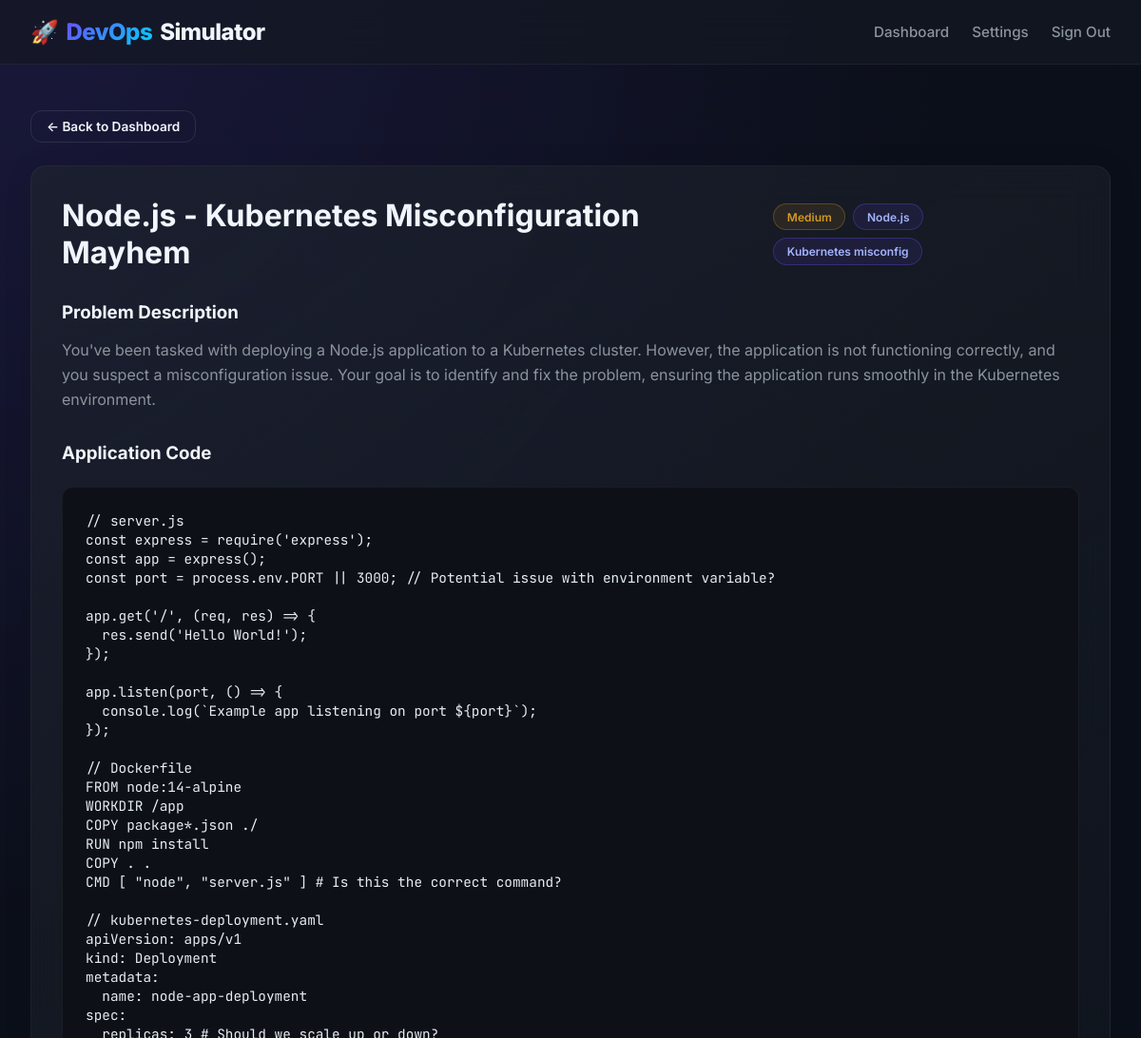
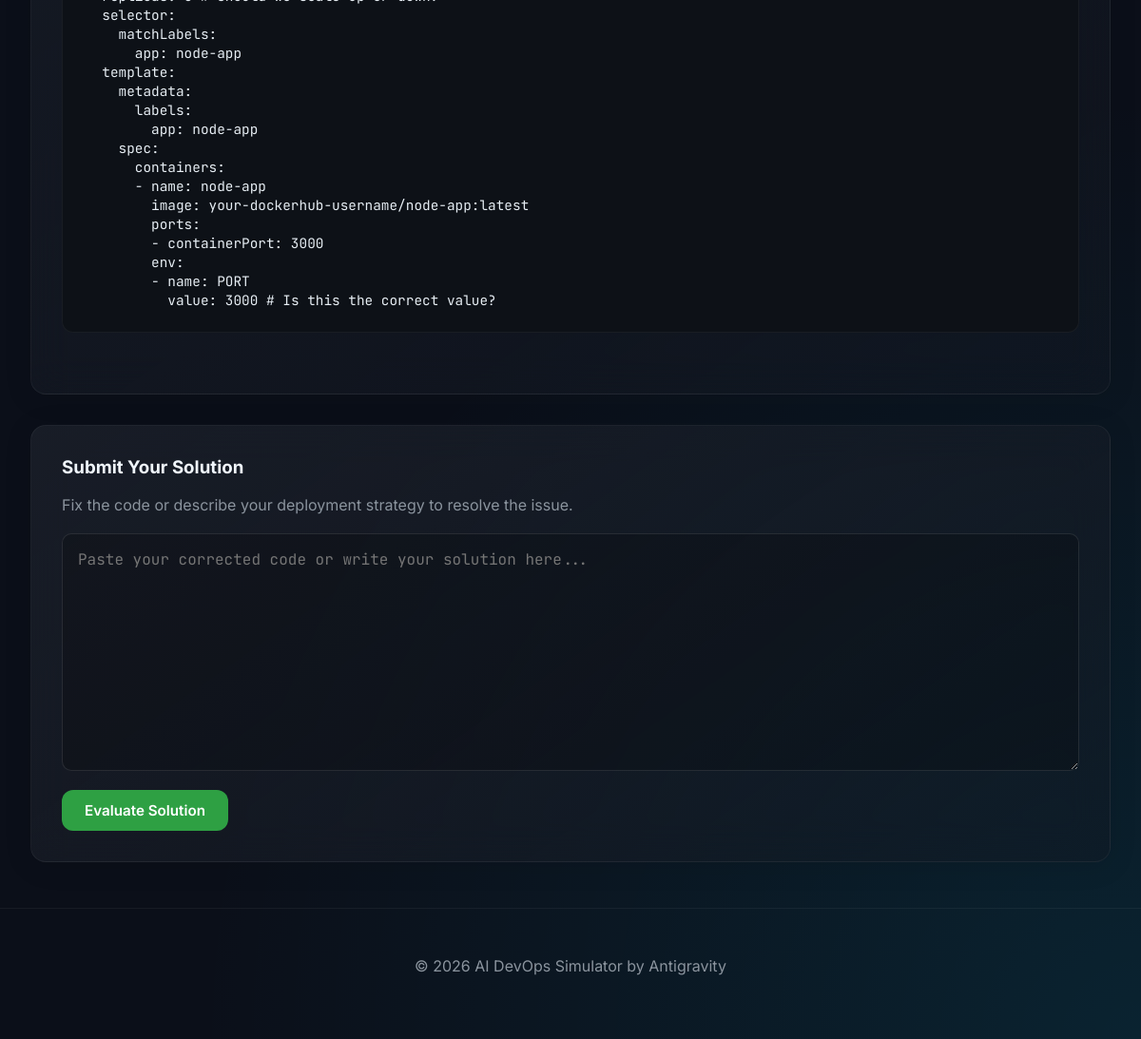
The page /scenario/ba3cee91 (signed in) on the database its author committed (2 pictures, top to bottom).
### tables this page shows
CREATE TABLE scenarios (
            id TEXT PRIMARY KEY,
            title TEXT,
            language TEXT,
            difficulty TEXT,
            issue_type TEXT,
            description TEXT,
            code_snippet TEXT,
            tags TEXT
        , user_id TEXT);

### app.py (the view)
@app.route('/scenario/<id>')
def view_scenario(id):
    if 'user_id' not in session:
        return redirect(url_for('login'))
    conn = get_db_connection()
    scenario = conn.execute('SELECT * FROM scenarios WHERE id = ?', (id,)).fetchone()
    conn.close()
    if scenario is None:
        return "Scenario not found!", 404
    scenario_dict = dict(scenario)
    scenario_dict['tags'] = json.loads(scenario_dict['tags']) if scenario_dict['tags'] else []
    return render_template('scenario.html', scenario=scenario_dict)

### app.py (called while the page is built)
def get_db_connection():
    conn = sqlite3.connect('scenarios.db')
    conn.row_factory = sqlite3.Row
    return conn

### templates/scenario.html
{% extends 'base.html' %}
{% block content %}
<div style="margin-bottom: 1.5rem;">
    <a href="/dashboard" class="btn btn-outline" style="font-size: 0.85rem; padding: 0.5rem 1rem;">&larr; Back to Dashboard</a>
</div>
<div class="glass-card" style="margin-bottom: 2rem;">
    <div class="scenario-header">
        <h1 style="margin-bottom: 0;">{{ scenario.title }}</h1>
        <div class="tags" style="margin-bottom: 0;">
            <span class="badge {{ 'badge-warning' if scenario.difficulty == 'Medium' else 'badge-danger' if scenario.difficulty == 'Hard' else '' }}">{{ scenario.difficulty }}</span>
            <span class="badge">{{ scenario.language }}</span>
            <span class="badge">{{ scenario.issue_type }}</span>
        </div>
    </div>
    <div style="margin: 2rem 0;">
        <h3>Problem Description</h3>
        <p>{{ scenario.description }}</p>
    </div>
    <div style="margin: 2rem 0;">
        <div style="display: flex; justify-content: space-between; align-items: center; margin-bottom: 0.5rem;">
            <h3>Application Code</h3>
        </div>
        <pre><code>{{ scenario.code_snippet }}</code></pre>
    </div>
</div>
<div class="glass-card">
    <h3>Submit Your Solution</h3>
    <p>Fix the code or describe your deployment strategy to resolve the issue.</p>
    <form action="/submit/{{ scenario.id }}" method="POST">
        <textarea name="solution" class="form-control" placeholder="Paste your corrected code or write your solution here..." required></textarea>
        <button type="submit" class="btn btn-success" style="margin-top: 1rem;">Evaluate Solution</button>
    </form>
</div>
{% endblock %}

### templates/base.html (shortened to what this page needs)
<!DOCTYPE html>
<html lang="en">
<head>
    <link rel="stylesheet" href="{{ url_for('static', filename='css/style.css') }}">
</head>
<body>
    <nav class="navbar glass">
        <div class="nav-content">
            <a href="/" class="brand">🚀 <span>DevOps</span> Simulator</a>
            <div class="nav-links">
                {% if session.get('user_id') %}
                <a href="/dashboard">Dashboard</a>
                <a href="/settings">Settings</a>
                <a href="/logout">Sign Out</a>
                {% else %}
                <a href="/login" class="btn btn-outline" style="padding: 0.5rem 1.25rem;">Log In</a>
                <a href="/register" class="btn btn-primary" style="padding: 0.5rem 1.25rem;">Get Started</a>
                {% endif %}
            </div>
        </div>
    </nav>
    <main class="container">
        {% block content %}{% endblock %}
    </main>
    <footer>
        <p>&copy; 2026 AI DevOps Simulator by Antigravity</p>
    </footer>
</body>
</html>

### static/css/style.css (style rules this page uses)
:root { --bg-color: #0b0f19; --surface-color: rgba(20, 25, 35, 0.7); --border-color: rgba(60, 70, 85, 0.5); --text-primary: #f0f6fc; --text-secondary: #8b949e; --accent: #6b4cff; --accent-hover: #8e73ff; --accent-gradient: linear-gradient(135deg, #6b4cff 0%, #00d2ff 100%); --success: #2ea043; --danger: #da3633; --warning: #d29922; --glow: 0 0 20px rgba(107, 76, 255, 0.3); }
* { box-sizing: border-box; margin: 0; padding: 0; font-family: 'Inter', -apple-system, sans-serif; }
body { background-color: var(--bg-color); color: var(--text-primary); min-height: 100vh; display: flex; flex-direction: column; background-image: radial-gradient(circle at 0% 0%, rgba(107, 76, 255, 0.15), transparent 40%), radial-gradient(circle at 100% 100%, rgba(0, 210, 255, 0.1), transparent 40%); background-attachment: fixed; }
.glass { background: var(--surface-color); backdrop-filter: blur(16px); -webkit-backdrop-filter: blur(16px); border-bottom: 1px solid var(--border-color); }
.glass-card { background: linear-gradient(145deg, rgba(30, 35, 45, 0.7), rgba(20, 25, 35, 0.4)); backdrop-filter: blur(20px); -webkit-backdrop-filter: blur(20px); border: 1px solid rgba(255,255,255,0.05); box-shadow: 0 4px 30px rgba(0, 0, 0, 0.1); border-radius: 16px; padding: 32px; transition: all 0.3s cubic-bezier(0.25, 0.8, 0.25, 1); }
.navbar { position: sticky; top: 0; z-index: 100; padding: 1.2rem 0; border-bottom: 1px solid rgba(255,255,255,0.05); }
.nav-content { max-width: 1200px; margin: 0 auto; padding: 0 2rem; display: flex; justify-content: space-between; align-items: center; }
.brand { font-size: 1.5rem; font-weight: 800; color: var(--text-primary); text-decoration: none; letter-spacing: -0.5px; display: flex; align-items: center; gap: 0.5rem; }
.brand span { background: var(--accent-gradient); -webkit-background-clip: text; -webkit-text-fill-color: transparent; }
.nav-links { display: flex; gap: 1.5rem; align-items: center; }
.nav-links a:not(.btn) { color: var(--text-secondary); text-decoration: none; font-weight: 500; transition: color 0.3s ease; font-size: 0.95rem; }
.container { max-width: 1200px; margin: 3rem auto; padding: 0 2rem; flex: 1; width: 100%; }
h1, h2, h3 { margin-bottom: 1rem; color: var(--text-primary); }
p { line-height: 1.6; color: var(--text-secondary); margin-bottom: 1rem; }
.btn { display: inline-flex; align-items: center; justify-content: center; padding: 0.75rem 1.5rem; border-radius: 12px; font-weight: 600; cursor: pointer; text-decoration: none; transition: all 0.3s ease; border: none; font-size: 0.95rem; outline: none; gap: 0.5rem; }
.btn-outline { background: transparent; color: var(--text-primary); border: 1px solid rgba(255,255,255,0.1); }
.btn-success { background-color: var(--success); color: #fff; }
.badge { padding: 0.35rem 0.85rem; border-radius: 9999px; font-size: 0.75rem; font-weight: 600; background: rgba(107, 76, 255, 0.1); color: #a5b4fc; border: 1px solid rgba(107, 76, 255, 0.3); }
.badge-warning { background: rgba(210, 153, 34, 0.1); color: var(--warning); border-color: rgba(210, 153, 34, 0.3); }
.form-control { width: 100%; background: rgba(0, 0, 0, 0.2); border: 1px solid rgba(255, 255, 255, 0.1); border-radius: 10px; padding: 1rem; color: var(--text-primary); font-size: 1rem; transition: all 0.3s; }
pre { background: #0d1117; border: 1px solid rgba(255,255,255,0.05); padding: 1.5rem; border-radius: 12px; overflow-x: auto; margin-bottom: 1.5rem; }
code { font-family: 'JetBrains Mono', 'Fira Code', Consolas, monospace; font-size: 0.9rem; color: #e6edf3; white-space: pre-wrap; }
textarea.form-control { min-height: 250px; font-family: 'JetBrains Mono', monospace; resize: vertical; }
footer { text-align: center; padding: 3rem 0; color: var(--text-secondary); border-top: 1px solid rgba(255,255,255,0.05); margin-top: auto; }
.scenario-header { display: flex; justify-content: space-between; align-items: center; margin-bottom: 1rem; }
.tags { display: flex; gap: 0.5rem; flex-wrap: wrap; margin-bottom: 1rem; }

### rows shown on the page
scenarios: title "Node.js - Kubernetes Misconfiguration Mayhem", difficulty "Medium", language "Node.js", issue_type "Kubernetes misconfig", description "You've been tasked with deploying a Node.js application to a Kubernetes cluster. However, the application is not functioning correctly, and you suspect a misconfiguration issue. Your goal is to identify and fix the problem, ensuring the application runs smoothly in the Kubernetes environment.", code_snippet "// server.js const express = require('express'); const app = express(); const port = process.env.PORT || 3000; // Potential issue with environment variable? app.get('/', (req, res) => { res.send('Hello World!'); }); app.listen(port, () => { console.log(`Example app listening on port ${port}`); }); // Dockerfile FROM node:14-alpine WORKDIR /app COPY package*.json ./ RUN npm install COPY . . CMD [ \"node\", \"server.js\" ] # Is this the correct command? // kubernetes-deployment.yaml apiVersion: apps/v1 kind: Deployment metadata: name: node-app-deployment spec: replicas: 3 # Should we scale up or down? selector: matchLabels: app: node-app template: metadata: labels: app: node-app spec: containers:…"
